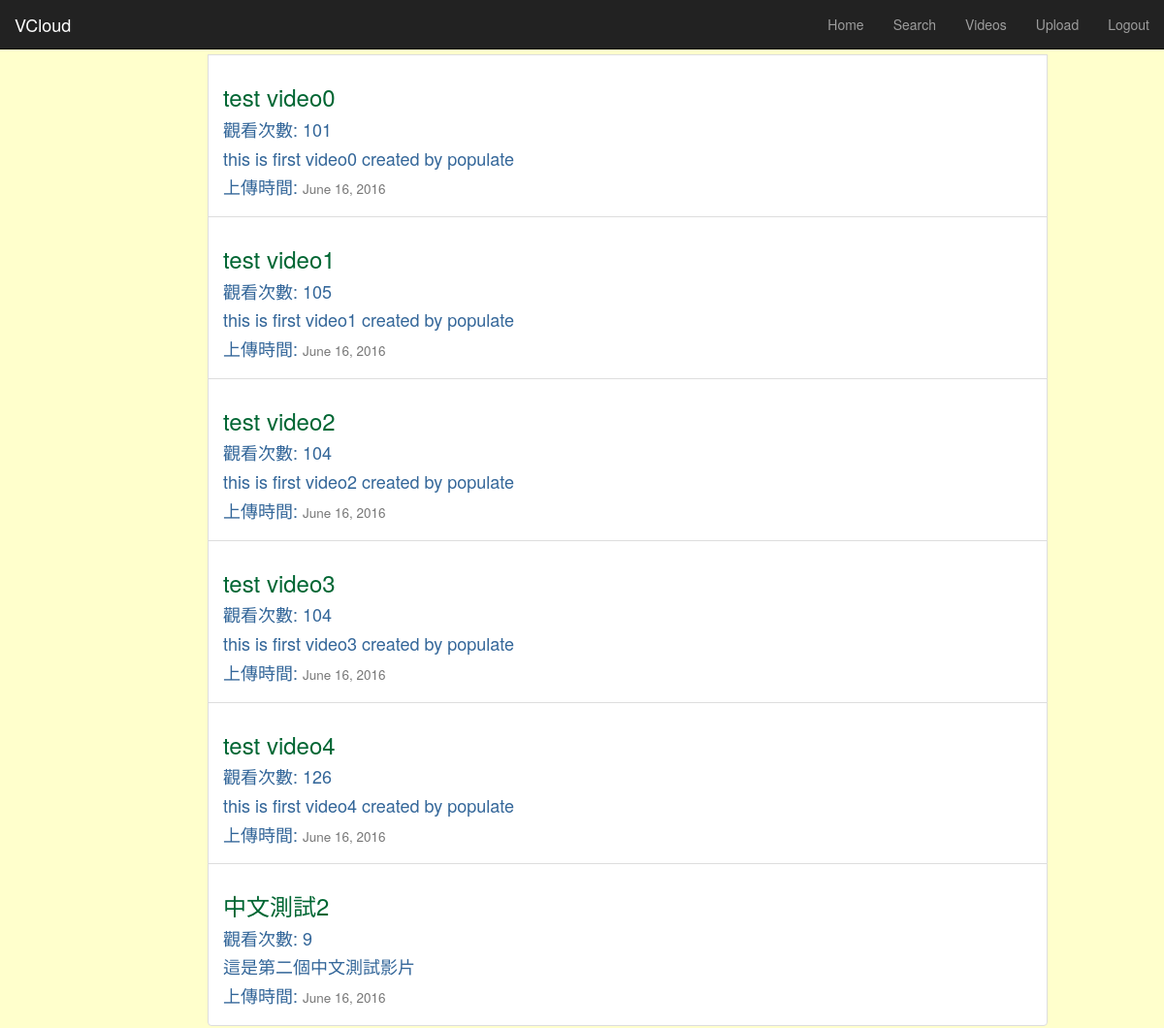
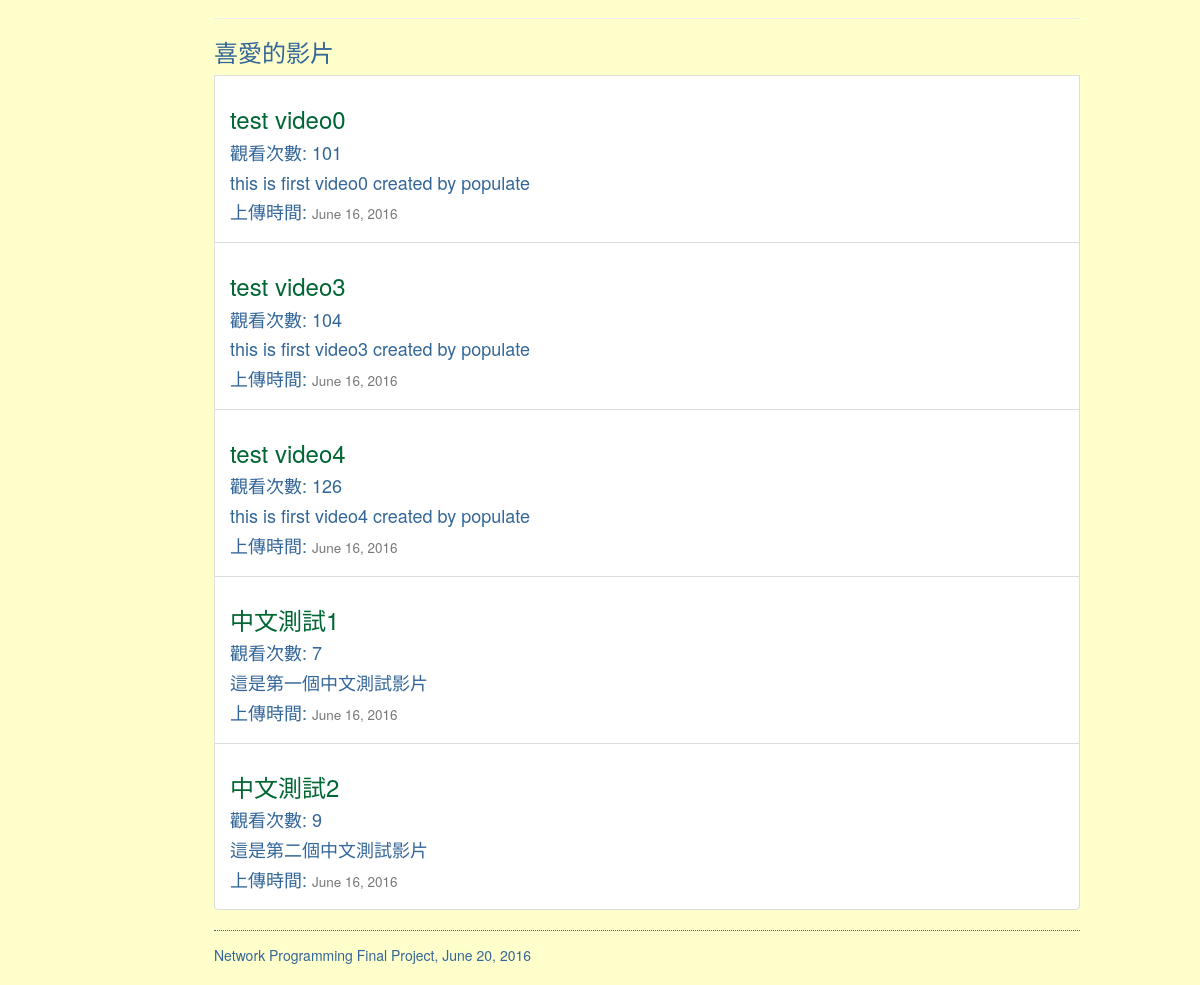
The page /vod/personal_videos?user_id=1 (signed in) on the database its author committed (2 pictures, top to bottom).
### vod/models.py (models this page shows, shortened)
class Video(models.Model):
    user = models.ForeignKey(User, verbose_name='video_user', on_delete=models.CASCADE)
    title = models.CharField(max_length=128)
    description = models.CharField(max_length=1024)
    upload_date = models.DateField(auto_now_add=True)
    duration = models.DurationField(default=timedelta())
    views = models.IntegerField(default=0)
    url = models.URLField(null=True)

### vod/views.py (the view)
@login_required
def personal_videos(request):
    context_dict = {}
    if request.method == 'GET':
        if 'user_id' in request.GET:
            user_id = request.GET['user_id']
            if not user_id or not user_id.isdigit():
                 return redirect('/vod/')
            user_id = int(user_id)
            personal_list = Video.objects.filter(user__id=user_id).order_by('-upload_date')
            context_dict['personal_list'] = personal_list
            get_like_list = LikeVideo.objects.filter(user__id=user_id)
            video_id_list = []
            for get_like in get_like_list:
                video_id_list.append(get_like.video.id)
            like_list = Video.objects.filter(id__in=video_id_list).order_by('-upload_date')
            context_dict['like_list'] = like_list
    return render(request, 'vod/personal_videos.html', context_dict)

### templates/vod/personal_videos.html (shortened to what this page needs)
{% extends 'base.html' %}
{% load staticfiles %}
{% block head %}
  <link rel="stylesheet" href="{% static "css/index.css" %}">
{% endblock %}
{% block body_block %}
  {% if personal_list %}
    <ul class="list-group">
      <h3>上傳的影片</h3>
      {% for personal in personal_list %}
        <li class="list-group-item">
          <div>
            <h3><a href="{% url 'videoplay' %}?video_id={{personal.id}}">{{ personal.title }}</a></h3>
            <h4>觀看次數: {{ personal.views }}</h4>
            <h4>{{ personal.description }}</h4>
            <h4>上傳時間: <small>{{ personal.upload_date }}</small></h4>
          </div>
        </li>
      {% endfor %}
    </ul>
  {% else %}
    <h3>沒有上傳影片</h3>
  {% endif %}
  <hr>
  {% if like_list %}
    <ul class="list-group">
      <h3>喜愛的影片</h3>
      {% for like in like_list %}
        <li class="list-group-item">
          <div>
            <h3><a href="{% url 'videoplay' %}?video_id={{like.id}}">{{ like.title }}</a></h3>
            <h4>觀看次數: {{ like.views }}</h4>
            <h4>{{ like.description }}</h4>
            <h4>上傳時間: <small>{{ like.upload_date }}</small></h4>
          </div>
        </li>
      {% endfor %}
    </ul>
  {% else %}
    <h3>沒有喜愛影片</h3>
  {% endif %}
{% endblock %}

### vod/static/css/index.css (style rules this page uses)
body { padding-left: 11em; color: #336699; background-color: #FFFFCC; margin-left: 5%; margin-right: 10%; }
:link { color: #006633; }

### rows shown on the page
Video: title "test video0", views "101", description "this is first video0 created by populate", upload_date "June 16, 2016"
Video: title "test video1", views "105", description "this is first video1 created by populate", upload_date "June 16, 2016"
Video: title "test video2", views "104", description "this is first video2 created by populate", upload_date "June 16, 2016"
Video: title "test video3", views "104", description "this is first video3 created by populate", upload_date "June 16, 2016"
Video: title "test video4", views "126", description "this is first video4 created by populate", upload_date "June 16, 2016"
Video: title "中文測試2", views "9", description "這是第二個中文測試影片", upload_date "June 16, 2016"
Video: title "中文測試1", views "7", description "這是第一個中文測試影片", upload_date "June 16, 2016"
